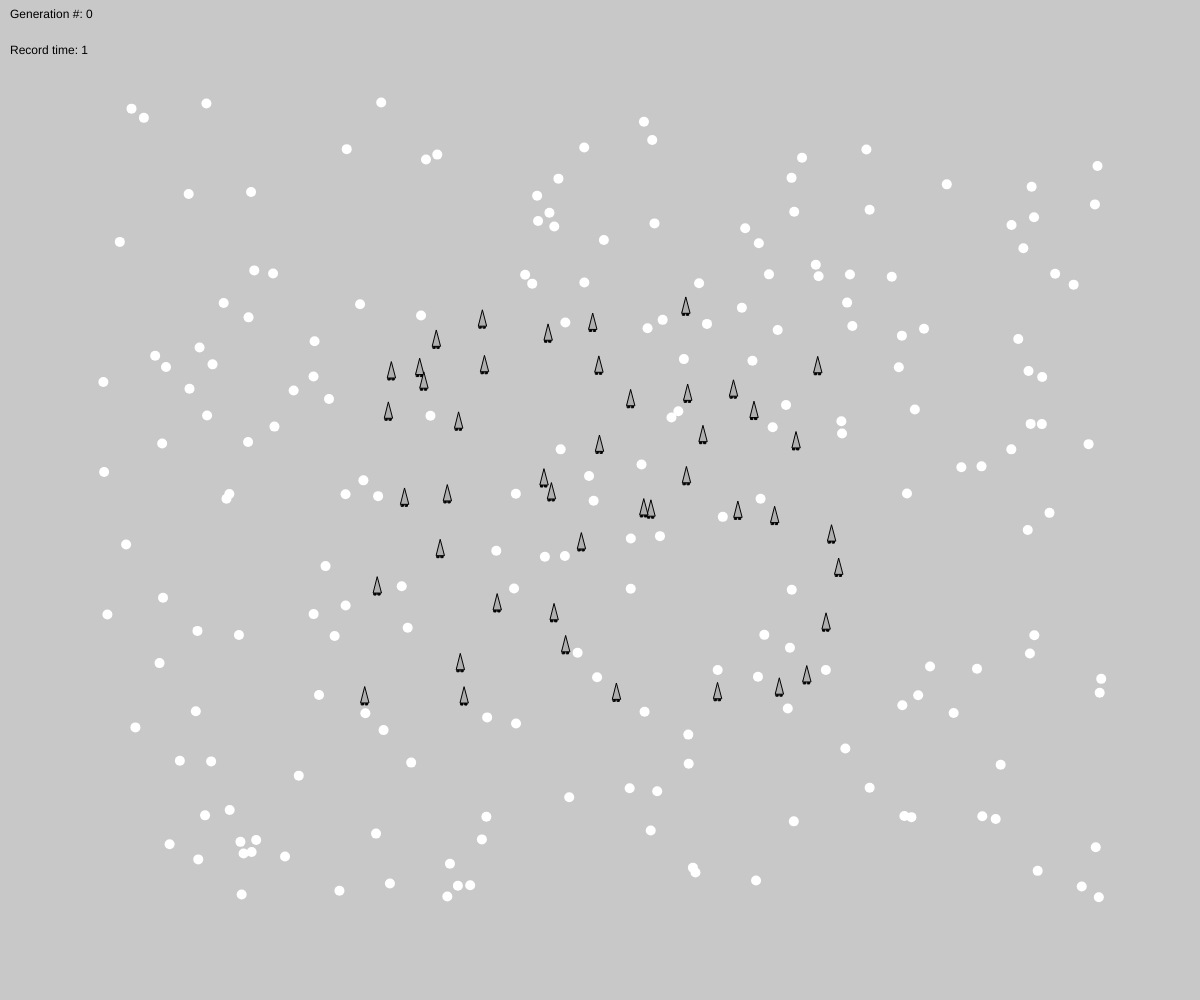
Frame 1 (no input)
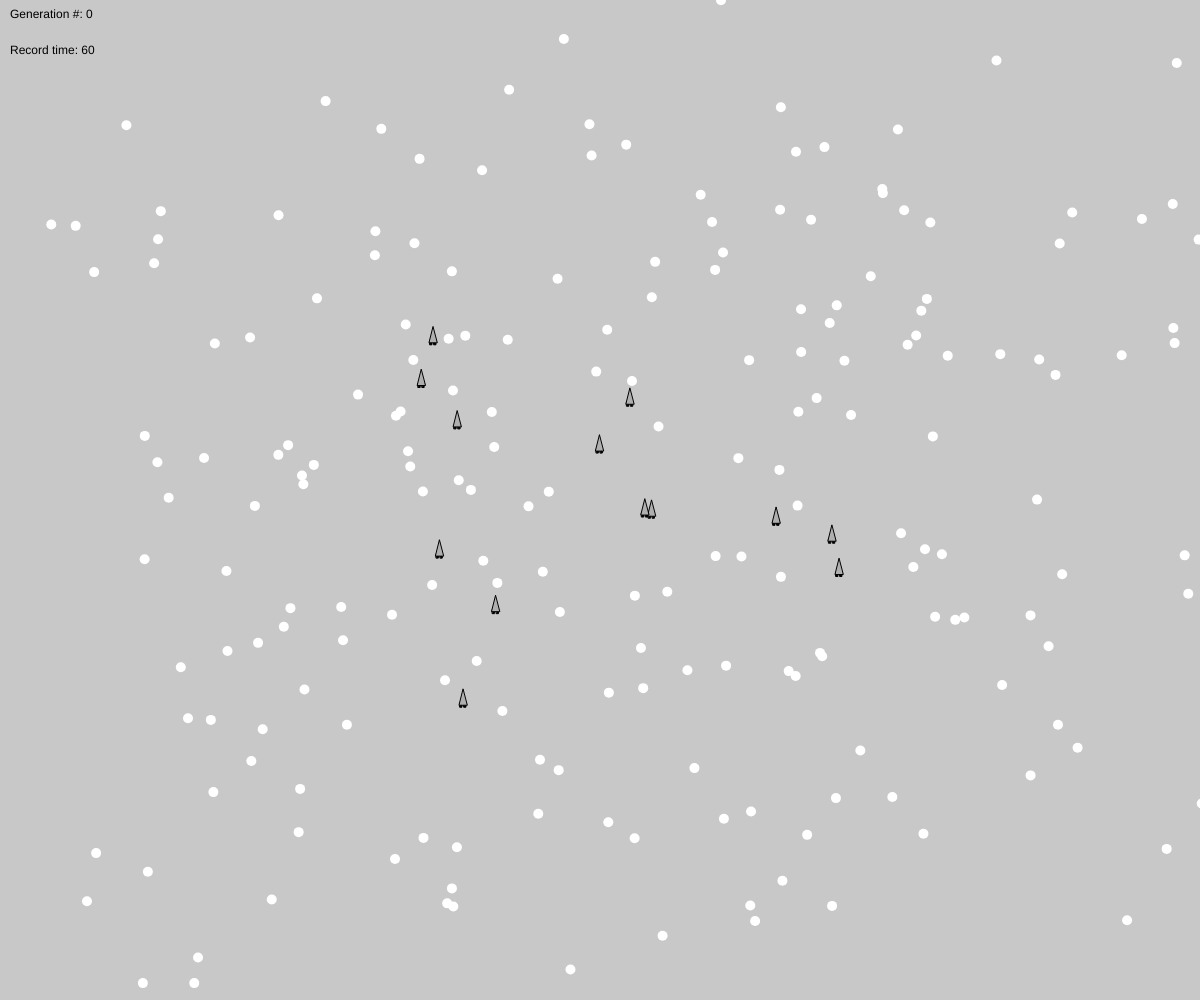
Frame 60 (no input)
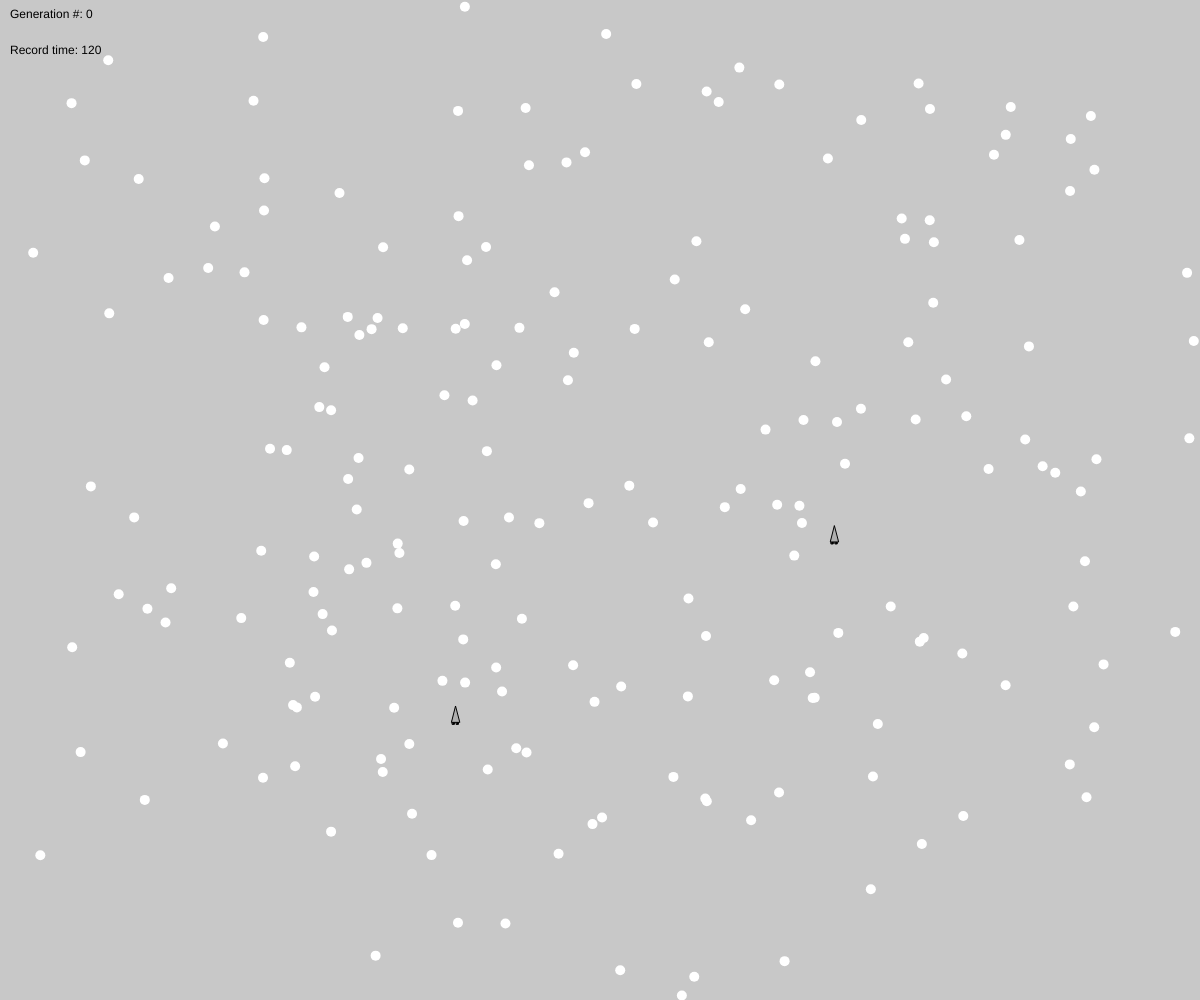
Frame 120 (the mouse pressed at the canvas centre since frame 60)

The p5.js sketch that drew these frames (run headless with seeded random() and noise() and a simulated clock; from frame 60 on, the mouse is pressed at the canvas centre):

// p5.js sketch
// ── sketch.js
let rocket;
let population;
let bullets = [];
let lifeTime = 500;
let elapseTime = 0;
let mutationRate = 0.02;

function setup() {
    createCanvas(windowWidth, windowHeight);
    pos = createVector(width/2, height-100);
    


    for(let i = 0; i < 200; i++){
        bullets.push(new Particle(random(100, width-100), random(100, height-100)));
    }

    population = new Population(mutationRate, 50);


}

function draw() {
    background(200);
    
    for(let i in bullets){
        bullets[i].update();
        if(bullets[i].pos.x <= -10 || bullets[i].pos.x >= width+10 || bullets[i].pos.y <= -10 || bullets[i].pos.y >= height+10){
            bullets.splice(i, 1);
            bullets.push(new Particle(random(100, width-100), random(100, height-100)));
        }
        else{
            bullets[i].show();
        }
    }

    if(population.isFinished() == true){
        population.calcFitness(elapseTime);
        population.selection();
        population.reproduction();
        elapseTime = 0;
    }
    else{
        population.live(bullets);
        elapseTime++;
    }
    
    // Display some info
  fill(0);
  noStroke();
  text("Generation #: " + population.getGenerations(), 10, 18);
  text("Record time: " + elapseTime, 10, 54);
}



// ── DNA.js
class DNA{
    constructor(newgenes){

        if(newgenes){
            this.genes = newgenes;
        }
        else{
            this.genes = random(0, 0.1);
        }
    }

    crossover(partner){
        let child = 0;

        let crossover = random(1);

        if(crossover > 0.5)
            child = this.genes;
        else
            child = partner.genes;

        let newgenes = new DNA(child);
        return newgenes;
    }

    mutate(m){
        if(random(1) < m){
            this.genes = random(0, 0.1);
        }
    }
}
// ── Particle.js
class Particle {
    constructor(x, y) {
        this.pos = createVector(x, y);
        this.vel = createVector(random(-3, 3), random(-3, 3));
        this.r = 10;
    }

    show() {
        noStroke();
        fill(255);
        ellipse(this.pos.x, this.pos.y, this.r, this.r);
    }

    update() {
        this.pos.add(this.vel);
    }


}
// ── Population.js
class Population{
    constructor(m, num){
        this.mutationRate = m;
        this.population = new Array(num);
        this.matingPool = [];
        this.generation = 0;

        for(let i = 0; i < this.population.length; i++){
            let position = createVector(random(width*0.3, width*0.7), random(height*0.3, height*0.7));
            this.population[i] = new Rocket(position, new DNA());
        }
    }

    live(bullets){
        for(let pop of this.population){
            pop.checkTarget(bullets);
            pop.run();
        }
    }

    calcFitness(elapseTime){
        for(let pop of this.population){
            pop.calcFitness(elapseTime);
        }
    }

    selection(){
        this.matingPool = [];

        let maxFitness = this.getMaxFitness();

        for(let pop of this.population){
            let fitnessNormal = map(pop.getFitness(), 0, maxFitness, 0, 1);
            let n = int(fitnessNormal * 100);
            //console.log(n);
            for(let i = 0; i < n; i++){
                this.matingPool.push(pop);
            }
        }
        //console.log(this.matingPool.length)
    }

    getMaxFitness(){
        let record = 0;
        for(let pop of this.population){
            if(pop.getFitness() > record){
                record = pop.getFitness();
            }
        }

        return record;
    }


    reproduction(){
        for(let i in this.population){
            let m = int(random(this.matingPool.length));
            let d = int(random(this.matingPool.length));

            let a = this.matingPool[m];
            let b = this.matingPool[d];

            let genesA = a.getDNA();
            let genesB = b.getDNA();

            let child = genesA.crossover(genesB);
            child.mutate(this.mutationRate);

            let position = createVector(random(width*0.3, width*0.7), random(height*0.3, height*0.7));
            this.population[i] = new Rocket(position, child);
        }

        this.generation++;
    }

    getGenerations(){
        return this.generation;
    }

    isFinished(){
        let finish = false;
        for(let i = 0; i < this.population.length; i++){
            if(this.population[i].hitBullet == true)
                finish = true;
            else{
                finish = false;
                break;
            }
        }

        return finish;
    }
}
// ── Rocket.js
class Rocket {
    constructor(pos, dna) {
        this.pos = pos.copy();
        this.vel = createVector();
        this.acc = createVector();
        this.r = 4;
        this.finishTime = 0;
        this.recordTime = 0;
        this.hitBullet = false;
        this.fitness = 0;
        this.dna = dna;
        this.force = createVector();
    }

    display() {
        //background(255,0,0);
        //let theta = this.velocity.heading() + PI / 2;
        fill(0, 100);
        stroke(0);
        strokeWeight(1);
        push();
        translate(this.pos.x, this.pos.y);
        //rotate(theta);
    
        // Thrusters
        rectMode(CENTER);
        fill(0);
        rect(-this.r / 2, this.r * 2, this.r / 2, this.r);
        rect(this.r / 2, this.r * 2, this.r / 2, this.r);
    
        // Rocket body
        fill(175);
        beginShape(TRIANGLES);
        vertex(0, -this.r * 2);
        vertex(-this.r, this.r * 2);
        vertex(this.r, this.r * 2);
        endShape();
    
        pop();
    }

    update() {
        this.vel.add(this.force);
        this.pos.add(this.vel);
        this.acc.mult(0);
        this.pos.x = constrain(this.pos.x, width*0.1, width*0.9);
        this.pos.y = constrain(this.pos.y, width*0.1, height*0.9);
    }

    applyForce(f) {
        this.acc.add(f);
    }
    
    run() {
        if (this.hitBullet == false) {
          //this.applyForce(this.force);
          this.update();
          this.display();
        }
        
    }

    checkTarget(bullets){
        if(this.hitBullet == false){
            for(let bullet of bullets){
                let d = dist(this.pos.x, this.pos.y, bullet.pos.x, bullet.pos.y);
                let force = p5.Vector.sub(this.pos, bullet.pos);
                force.normalize();
                force.setMag(this.dna.genes/d*0.01);
                this.force.add(force);
                if(d <= this.r + bullet.r){
                    this.hitBullet = true;
                }
                
            }
            
            this.finishTime++;
        }
        
    }

    calcFitness(elapseTime) {

        // Reward finishing faster and getting close
        this.fitness = (1 / (elapseTime - this.finishTime + 1));

        // Make the function exponential
        this.fitness = pow(this.fitness, 4);

    }

    getFitness(){
        return this.fitness;
    }
    
    getDNA(){
        return this.dna;
    }
  }
